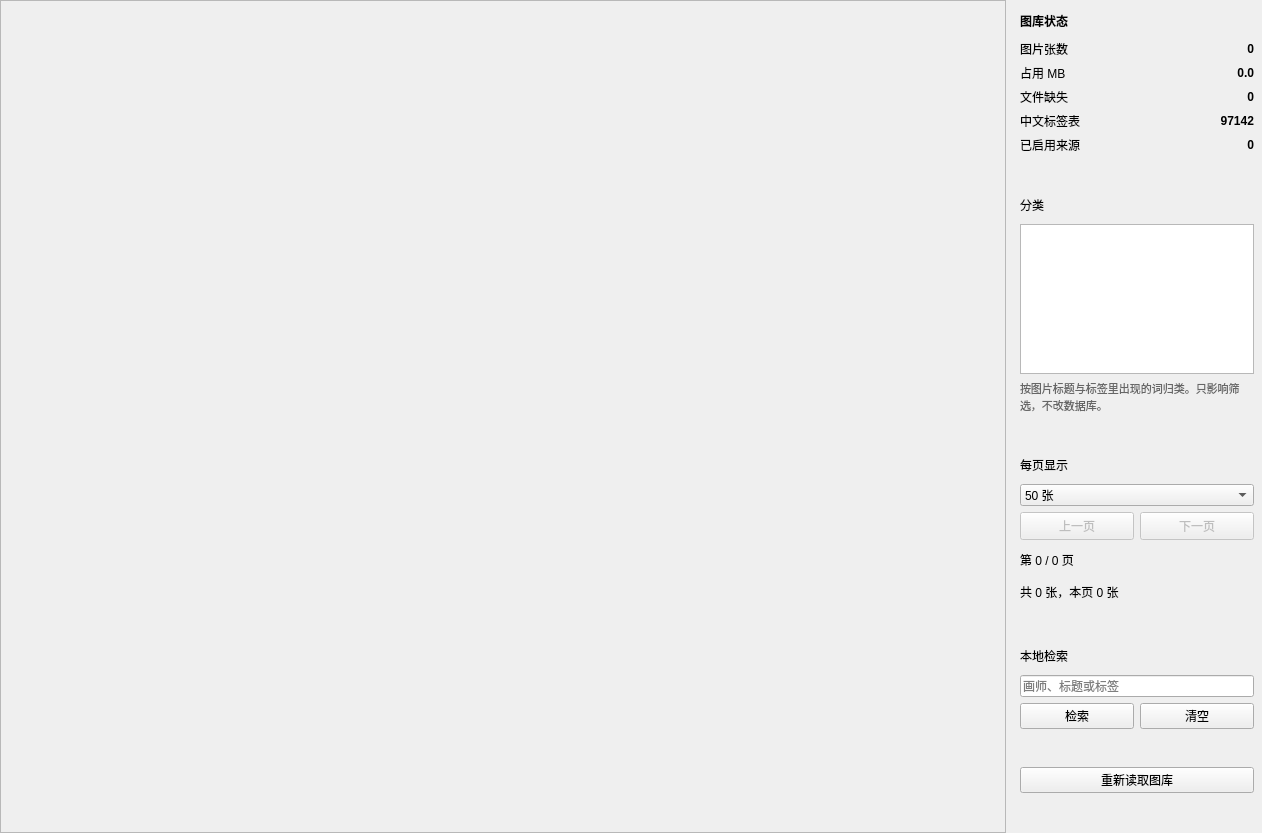
<?xml version="1.0" encoding="UTF-8"?>
<ui version="4.0">
 <class>LibraryPage</class>
 <widget class="QWidget" name="LibraryPage">
  <property name="geometry">
   <rect>
    <x>0</x>
    <y>0</y>
    <width>1262</width>
    <height>833</height>
   </rect>
  </property>
  <layout class="QHBoxLayout" name="qHBoxLayout">
   <property name="leftMargin">
    <number>0</number>
   </property>
   <property name="topMargin">
    <number>0</number>
   </property>
   <property name="rightMargin">
    <number>0</number>
   </property>
   <property name="bottomMargin">
    <number>0</number>
   </property>
   <property name="spacing">
    <number>6</number>
   </property>
   <item>
    <widget class="QWidget" name="wall">
     <property name="sizePolicy">
      <sizepolicy hsizetype="Expanding" vsizetype="Preferred">
       <horstretch>0</horstretch>
       <verstretch>0</verstretch>
      </sizepolicy>
     </property>
     <layout class="QVBoxLayout" name="qVBoxLayout">
      <property name="leftMargin">
       <number>0</number>
      </property>
      <property name="topMargin">
       <number>0</number>
      </property>
      <property name="rightMargin">
       <number>0</number>
      </property>
      <property name="bottomMargin">
       <number>0</number>
      </property>
      <property name="spacing">
       <number>6</number>
      </property>
      <item>
       <widget class="QScrollArea" name="qScrollArea">
        <property name="widgetResizable">
         <bool>true</bool>
        </property>
        <widget class="QWidget" name="scrollAreaWidgetContents">
         <layout class="QGridLayout" name="qGridLayout">
          <property name="leftMargin">
           <number>9</number>
          </property>
          <property name="topMargin">
           <number>9</number>
          </property>
          <property name="rightMargin">
           <number>9</number>
          </property>
          <property name="bottomMargin">
           <number>9</number>
          </property>
          <property name="spacing">
           <number>8</number>
          </property>
         </layout>
        </widget>
       </widget>
      </item>
     </layout>
    </widget>
   </item>
   <item>
    <widget class="QFrame" name="qFrame">
     <property name="minimumSize">
      <size>
       <width>250</width>
       <height>0</height>
      </size>
     </property>
     <property name="maximumSize">
      <size>
       <width>250</width>
       <height>16777215</height>
      </size>
     </property>
     <layout class="QVBoxLayout" name="qVBoxLayout2">
      <property name="leftMargin">
       <number>8</number>
      </property>
      <property name="topMargin">
       <number>8</number>
      </property>
      <property name="rightMargin">
       <number>8</number>
      </property>
      <property name="bottomMargin">
       <number>8</number>
      </property>
      <property name="spacing">
       <number>6</number>
      </property>
      <item>
       <widget class="QLabel" name="qLabel">
        <property name="styleSheet">
         <string notr="true">font-weight: bold;</string>
        </property>
        <property name="text">
         <string>图库状态</string>
        </property>
        <property name="alignment">
         <set>Qt::AlignmentFlag::AlignLeft|Qt::AlignmentFlag::AlignVCenter</set>
        </property>
       </widget>
      </item>
      <item>
       <layout class="QGridLayout" name="qGridLayout2">
        <property name="leftMargin">
         <number>0</number>
        </property>
        <property name="topMargin">
         <number>0</number>
        </property>
        <property name="rightMargin">
         <number>0</number>
        </property>
        <property name="bottomMargin">
         <number>0</number>
        </property>
        <property name="spacing">
         <number>-1</number>
        </property>
        <item row="0" column="0">
         <widget class="QLabel" name="qLabel2">
          <property name="text">
           <string>图片张数</string>
          </property>
          <property name="alignment">
           <set>Qt::AlignmentFlag::AlignLeft|Qt::AlignmentFlag::AlignVCenter</set>
          </property>
         </widget>
        </item>
        <item row="0" column="1">
         <widget class="QLabel" name="stat_labels_total">
          <property name="styleSheet">
           <string notr="true">font-weight: bold;</string>
          </property>
          <property name="text">
           <string>0</string>
          </property>
          <property name="alignment">
           <set>Qt::AlignmentFlag::AlignRight|Qt::AlignmentFlag::AlignVCenter</set>
          </property>
         </widget>
        </item>
        <item row="1" column="0">
         <widget class="QLabel" name="qLabel3">
          <property name="text">
           <string>占用 MB</string>
          </property>
          <property name="alignment">
           <set>Qt::AlignmentFlag::AlignLeft|Qt::AlignmentFlag::AlignVCenter</set>
          </property>
         </widget>
        </item>
        <item row="1" column="1">
         <widget class="QLabel" name="stat_labels_total_mb">
          <property name="styleSheet">
           <string notr="true">font-weight: bold;</string>
          </property>
          <property name="text">
           <string>0.0</string>
          </property>
          <property name="alignment">
           <set>Qt::AlignmentFlag::AlignRight|Qt::AlignmentFlag::AlignVCenter</set>
          </property>
         </widget>
        </item>
        <item row="2" column="0">
         <widget class="QLabel" name="qLabel4">
          <property name="text">
           <string>文件缺失</string>
          </property>
          <property name="alignment">
           <set>Qt::AlignmentFlag::AlignLeft|Qt::AlignmentFlag::AlignVCenter</set>
          </property>
         </widget>
        </item>
        <item row="2" column="1">
         <widget class="QLabel" name="stat_labels_missing">
          <property name="styleSheet">
           <string notr="true">font-weight: bold;</string>
          </property>
          <property name="text">
           <string>0</string>
          </property>
          <property name="alignment">
           <set>Qt::AlignmentFlag::AlignRight|Qt::AlignmentFlag::AlignVCenter</set>
          </property>
         </widget>
        </item>
        <item row="3" column="0">
         <widget class="QLabel" name="qLabel5">
          <property name="text">
           <string>中文标签表</string>
          </property>
          <property name="alignment">
           <set>Qt::AlignmentFlag::AlignLeft|Qt::AlignmentFlag::AlignVCenter</set>
          </property>
         </widget>
        </item>
        <item row="3" column="1">
         <widget class="QLabel" name="stat_labels_dictionary">
          <property name="styleSheet">
           <string notr="true">font-weight: bold;</string>
          </property>
          <property name="text">
           <string>97142</string>
          </property>
          <property name="alignment">
           <set>Qt::AlignmentFlag::AlignRight|Qt::AlignmentFlag::AlignVCenter</set>
          </property>
         </widget>
        </item>
        <item row="4" column="0">
         <widget class="QLabel" name="qLabel6">
          <property name="text">
           <string>已启用来源</string>
          </property>
          <property name="alignment">
           <set>Qt::AlignmentFlag::AlignLeft|Qt::AlignmentFlag::AlignVCenter</set>
          </property>
         </widget>
        </item>
        <item row="4" column="1">
         <widget class="QLabel" name="stat_labels_sites">
          <property name="styleSheet">
           <string notr="true">font-weight: bold;</string>
          </property>
          <property name="text">
           <string>0</string>
          </property>
          <property name="alignment">
           <set>Qt::AlignmentFlag::AlignRight|Qt::AlignmentFlag::AlignVCenter</set>
          </property>
         </widget>
        </item>
       </layout>
      </item>
      <item>
       <widget class="QFrame" name="qFrame2">
       </widget>
      </item>
      <item>
       <widget class="QLabel" name="qLabel7">
        <property name="text">
         <string>分类</string>
        </property>
        <property name="alignment">
         <set>Qt::AlignmentFlag::AlignLeft|Qt::AlignmentFlag::AlignVCenter</set>
        </property>
       </widget>
      </item>
      <item>
       <widget class="QListWidget" name="category_list">
        <property name="minimumSize">
         <size>
          <width>0</width>
          <height>150</height>
         </size>
        </property>
        <property name="maximumSize">
         <size>
          <width>16777215</width>
          <height>150</height>
         </size>
        </property>
       </widget>
      </item>
      <item>
       <widget class="QLabel" name="qLabel8">
        <property name="styleSheet">
         <string notr="true">color: #666; font-size: 11px;</string>
        </property>
        <property name="text">
         <string>按图片标题与标签里出现的词归类。只影响筛选，不改数据库。</string>
        </property>
        <property name="wordWrap">
         <bool>true</bool>
        </property>
        <property name="alignment">
         <set>Qt::AlignmentFlag::AlignLeft|Qt::AlignmentFlag::AlignTop</set>
        </property>
       </widget>
      </item>
      <item>
       <widget class="QFrame" name="qFrame3">
       </widget>
      </item>
      <item>
       <widget class="QLabel" name="qLabel9">
        <property name="text">
         <string>每页显示</string>
        </property>
        <property name="alignment">
         <set>Qt::AlignmentFlag::AlignLeft|Qt::AlignmentFlag::AlignVCenter</set>
        </property>
       </widget>
      </item>
      <item>
       <widget class="QComboBox" name="per_page_box">
        <property name="currentIndex">
         <number>2</number>
        </property>
        <item>
         <property name="text">
          <string>15 张</string>
         </property>
        </item>
        <item>
         <property name="text">
          <string>30 张</string>
         </property>
        </item>
        <item>
         <property name="text">
          <string>50 张</string>
         </property>
        </item>
        <item>
         <property name="text">
          <string>100 张</string>
         </property>
        </item>
        <item>
         <property name="text">
          <string>200 张</string>
         </property>
        </item>
        <item>
         <property name="text">
          <string>500 张</string>
         </property>
        </item>
       </widget>
      </item>
      <item>
       <layout class="QHBoxLayout" name="qHBoxLayout2">
        <property name="leftMargin">
         <number>0</number>
        </property>
        <property name="topMargin">
         <number>0</number>
        </property>
        <property name="rightMargin">
         <number>0</number>
        </property>
        <property name="bottomMargin">
         <number>0</number>
        </property>
        <property name="spacing">
         <number>6</number>
        </property>
        <item>
         <widget class="QPushButton" name="prev_button">
          <property name="text">
           <string>上一页</string>
          </property>
          <property name="enabled">
           <bool>false</bool>
          </property>
          <property name="minimumSize">
           <size>
            <width>0</width>
            <height>28</height>
           </size>
          </property>
         </widget>
        </item>
        <item>
         <widget class="QPushButton" name="next_button">
          <property name="text">
           <string>下一页</string>
          </property>
          <property name="enabled">
           <bool>false</bool>
          </property>
          <property name="minimumSize">
           <size>
            <width>0</width>
            <height>28</height>
           </size>
          </property>
         </widget>
        </item>
       </layout>
      </item>
      <item>
       <widget class="QLabel" name="page_label">
        <property name="text">
         <string>第 0 / 0 页</string>
        </property>
        <property name="wordWrap">
         <bool>true</bool>
        </property>
        <property name="alignment">
         <set>Qt::AlignmentFlag::AlignLeft|Qt::AlignmentFlag::AlignVCenter</set>
        </property>
       </widget>
      </item>
      <item>
       <widget class="QLabel" name="count_label">
        <property name="text">
         <string>共 0 张，本页 0 张</string>
        </property>
        <property name="wordWrap">
         <bool>true</bool>
        </property>
        <property name="alignment">
         <set>Qt::AlignmentFlag::AlignLeft|Qt::AlignmentFlag::AlignVCenter</set>
        </property>
       </widget>
      </item>
      <item>
       <widget class="QFrame" name="qFrame4">
       </widget>
      </item>
      <item>
       <widget class="QLabel" name="qLabel10">
        <property name="text">
         <string>本地检索</string>
        </property>
        <property name="alignment">
         <set>Qt::AlignmentFlag::AlignLeft|Qt::AlignmentFlag::AlignVCenter</set>
        </property>
       </widget>
      </item>
      <item>
       <widget class="QLineEdit" name="search_box">
        <property name="placeholderText">
         <string>画师、标题或标签</string>
        </property>
       </widget>
      </item>
      <item>
       <layout class="QHBoxLayout" name="qHBoxLayout3">
        <property name="leftMargin">
         <number>0</number>
        </property>
        <property name="topMargin">
         <number>0</number>
        </property>
        <property name="rightMargin">
         <number>0</number>
        </property>
        <property name="bottomMargin">
         <number>0</number>
        </property>
        <property name="spacing">
         <number>6</number>
        </property>
        <item>
         <widget class="QPushButton" name="qPushButton">
          <property name="text">
           <string>检索</string>
          </property>
         </widget>
        </item>
        <item>
         <widget class="QPushButton" name="qPushButton2">
          <property name="text">
           <string>清空</string>
          </property>
         </widget>
        </item>
       </layout>
      </item>
      <item>
       <widget class="QFrame" name="qFrame5">
       </widget>
      </item>
      <item>
       <widget class="QPushButton" name="qPushButton3">
        <property name="text">
         <string>重新读取图库</string>
        </property>
       </widget>
      </item>
      <item>
       <spacer name="spacer">
        <property name="orientation">
         <enum>Qt::Orientation::Horizontal</enum>
        </property>
        <property name="sizeHint" stdset="0">
         <size>
          <width>0</width>
          <height>0</height>
         </size>
        </property>
       </spacer>
      </item>
      <item>
       <widget class="QLabel" name="note">
        <property name="wordWrap">
         <bool>true</bool>
        </property>
        <property name="alignment">
         <set>Qt::AlignmentFlag::AlignLeft|Qt::AlignmentFlag::AlignVCenter</set>
        </property>
       </widget>
      </item>
     </layout>
    </widget>
   </item>
  </layout>
 </widget>
 <resources/>
 <connections/>
</ui>
